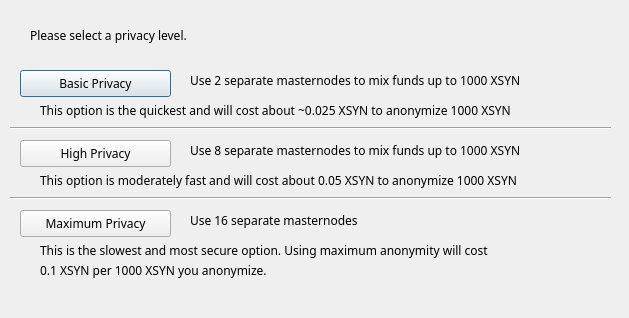
<?xml version="1.0" encoding="UTF-8"?>
<ui version="4.0">
 <class>StashedsendConfig</class>
 <widget class="QDialog" name="StashedsendConfig">
  <property name="geometry">
   <rect>
    <x>0</x>
    <y>0</y>
    <width>629</width>
    <height>318</height>
   </rect>
  </property>
  <property name="font">
   <font>
    <family>Sawasdee</family>
   </font>
  </property>
  <property name="windowTitle">
   <string>Configure Darksend</string>
  </property>
  <widget class="QPushButton" name="buttonBasic">
   <property name="geometry">
    <rect>
     <x>20</x>
     <y>70</y>
     <width>151</width>
     <height>27</height>
    </rect>
   </property>
   <property name="text">
    <string>Basic Privacy</string>
   </property>
  </widget>
  <widget class="QPushButton" name="buttonHigh">
   <property name="geometry">
    <rect>
     <x>20</x>
     <y>140</y>
     <width>151</width>
     <height>27</height>
    </rect>
   </property>
   <property name="text">
    <string>High Privacy</string>
   </property>
  </widget>
  <widget class="QPushButton" name="buttonMax">
   <property name="geometry">
    <rect>
     <x>20</x>
     <y>210</y>
     <width>151</width>
     <height>27</height>
    </rect>
   </property>
   <property name="text">
    <string>Maximum Privacy</string>
   </property>
  </widget>
  <widget class="QLabel" name="label">
   <property name="geometry">
    <rect>
     <x>30</x>
     <y>20</y>
     <width>571</width>
     <height>31</height>
    </rect>
   </property>
   <property name="text">
    <string>Please select a privacy level.</string>
   </property>
  </widget>
  <widget class="QLabel" name="label_2">
   <property name="geometry">
    <rect>
     <x>190</x>
     <y>70</y>
     <width>421</width>
     <height>21</height>
    </rect>
   </property>
   <property name="text">
    <string>Use 2 separate masternodes to mix funds up to 1000 XSYN</string>
   </property>
  </widget>
  <widget class="QLabel" name="label_3">
   <property name="geometry">
    <rect>
     <x>190</x>
     <y>140</y>
     <width>411</width>
     <height>21</height>
    </rect>
   </property>
   <property name="text">
    <string>Use 8 separate masternodes to mix funds up to 1000 XSYN</string>
   </property>
  </widget>
  <widget class="QLabel" name="label_4">
   <property name="geometry">
    <rect>
     <x>190</x>
     <y>210</y>
     <width>421</width>
     <height>21</height>
    </rect>
   </property>
   <property name="text">
    <string>Use 16 separate masternodes</string>
   </property>
  </widget>
  <widget class="QLabel" name="label_6">
   <property name="geometry">
    <rect>
     <x>40</x>
     <y>100</y>
     <width>561</width>
     <height>21</height>
    </rect>
   </property>
   <property name="text">
    <string>This option is the quickest and will cost about ~0.025 XSYN to anonymize 1000 XSYN</string>
   </property>
  </widget>
  <widget class="QLabel" name="label_7">
   <property name="geometry">
    <rect>
     <x>40</x>
     <y>170</y>
     <width>561</width>
     <height>21</height>
    </rect>
   </property>
   <property name="text">
    <string>This option is moderately fast and will cost about 0.05 XSYN to anonymize 1000 XSYN</string>
   </property>
  </widget>
  <widget class="QLabel" name="label_8">
   <property name="geometry">
    <rect>
     <x>40</x>
     <y>240</y>
     <width>561</width>
     <height>21</height>
    </rect>
   </property>
   <property name="text">
    <string>This is the slowest and most secure option. Using maximum anonymity will cost</string>
   </property>
  </widget>
  <widget class="QLabel" name="label_9">
   <property name="geometry">
    <rect>
     <x>40</x>
     <y>260</y>
     <width>561</width>
     <height>21</height>
    </rect>
   </property>
   <property name="text">
    <string>0.1 XSYN per 1000 XSYN you anonymize.</string>
   </property>
  </widget>
  <widget class="Line" name="line">
   <property name="geometry">
    <rect>
     <x>10</x>
     <y>120</y>
     <width>601</width>
     <height>16</height>
    </rect>
   </property>
   <property name="orientation">
    <enum>Qt::Horizontal</enum>
   </property>
  </widget>
  <widget class="Line" name="line_2">
   <property name="geometry">
    <rect>
     <x>10</x>
     <y>190</y>
     <width>601</width>
     <height>16</height>
    </rect>
   </property>
   <property name="orientation">
    <enum>Qt::Horizontal</enum>
   </property>
  </widget>
 </widget>
 <resources/>
 <connections/>
</ui>
